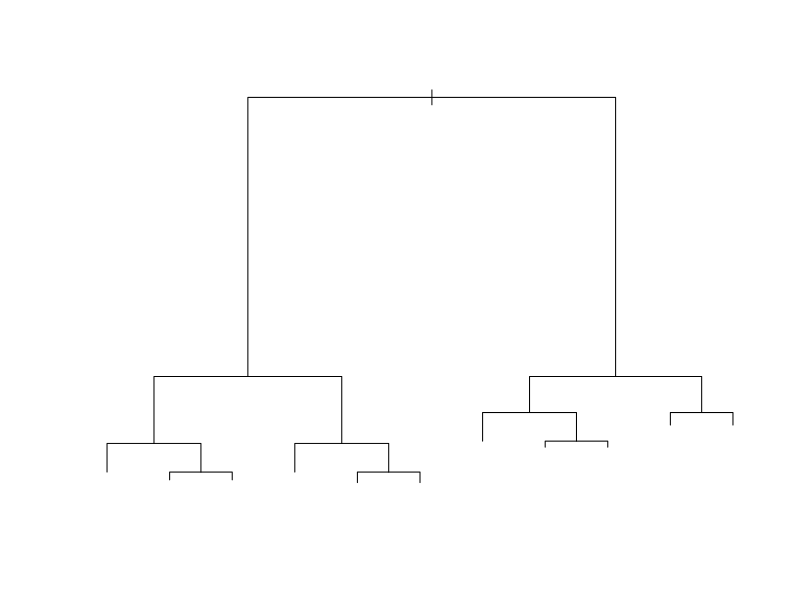

The R source for this figure:
n <- 200
x1 <- rgamma(n, 5, 2)
x2 <- runif(n)
x3 <- rnorm(n)
eps <- rnorm(n, 0, 1)

y <- 2 + x1 + 42 * x2 - exp(pi) * x3 + eps

df <- data.frame(y, x1, x2, x3)

model <- lm(y~., df)
model
summary(model)

new <- data.frame(x1 =1, x2 = 2, x3 = 3)


predict(model, new)

pred <- predict(model)

(MSE <- sum((y - pred)^2)/n)

library(rpart)

tree <- rpart(y~., df)
summary(tree)
plot(tree)

pred_tree <- predict(tree)
(MSE <- sum((y - pred_tree)^2)/n)



library(MASS)

data("Pima.te")

class(Pima.te$type)

tree <- rpart(type~., Pima.te)
pred_tree <- predict(tree)
head(pred_tree)
class_tree <- round(pred_tree[ ,2])
# class_tree <- pred_tree[ ,2] > 0.5
class_tree <- ifelse(pred_tree[ ,2] > 0.5, "Yes", "No")
class_tree

Acc_tree = sum(class_tree == Pima.te$type) / nrow(Pima.te)
Acc_tree

library(pROC)
roc_obj <- roc(Pima.te$type, pred_tree[,2])
auc(roc_obj)


model_glm <- glm(type~., Pima.te, family = "binomial")
model_glm

pred_glm <- predict(model_glm, type = "response")
pred_glm
class_glm <- ifelse(pred_glm > 0.5, "Yes", "No")

Acc_glm = sum(class_glm == Pima.te$type) / nrow(Pima.te)
Acc_glm


library(e1071)
model_svm <- svm(type~., Pima.te)
pred_svm <- predict(model_svm)
